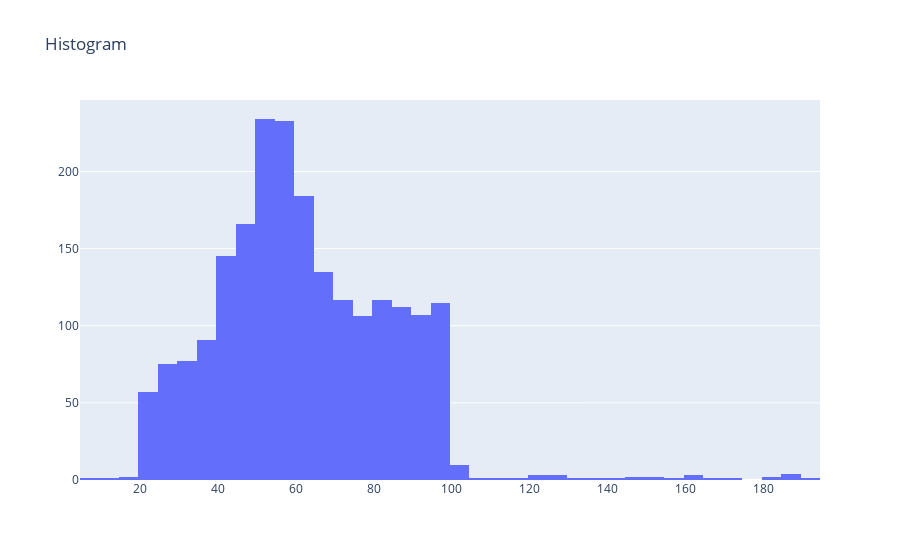

Here is the notebook cell this chart was saved with:
### Markdown cell above
# 히스토그램 & 자리할당 - Histogram, make_subplots

### Code cell
# 히스토그램 & 자리할당

df20 = df[df["year"] == 2020][["AgeGroup", "Quantity"]]
sample = df20[df20["AgeGroup"] == "20s"]

A = go.Histogram(x = sample["Quantity"])

data = [A]
layout = go.Layout(title = "Histogram")

fig = go.Figure(data, layout)
fig.show()

### Figure 1 — Plotly figure (JSON) as saved in the notebook; plotly's stock layout.template omitted (floating-point values rounded to 4 significant figures; data arrays with more than 128 entries replaced by an {"elided": "..."} marker saying what was removed)
{"data": [{"type": "histogram", "x": {"elided": "2114 int values"}}], "layout": {"autosize": true, "title": {"text": "Histogram"}, "xaxis": {"autorange": true, "range": [4.5, 194.5], "type": "linear"}, "yaxis": {"autorange": true, "range": [0, 246.3]}}}
